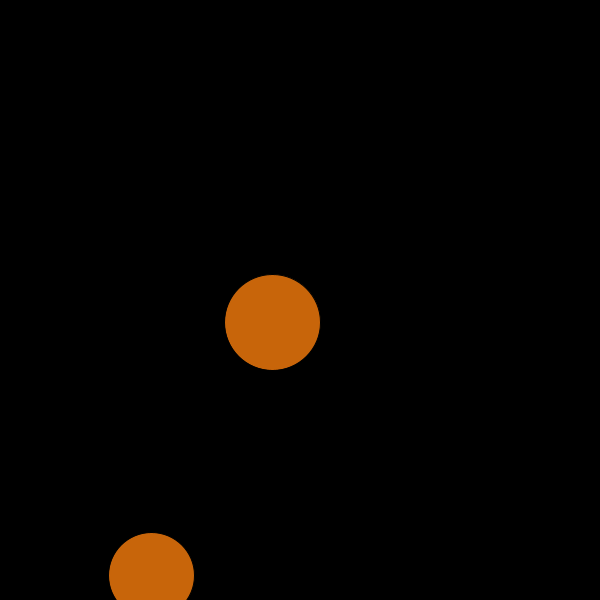
Frame 1 (no input)
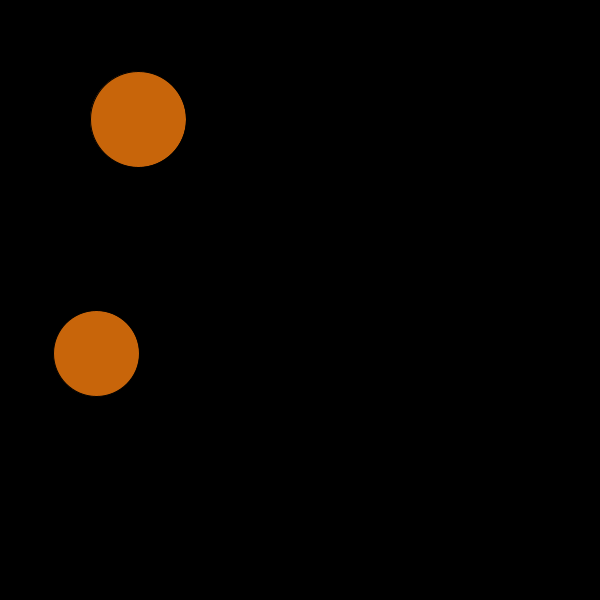
Frame 60 (the mouse pressed at the canvas centre just before this capture)
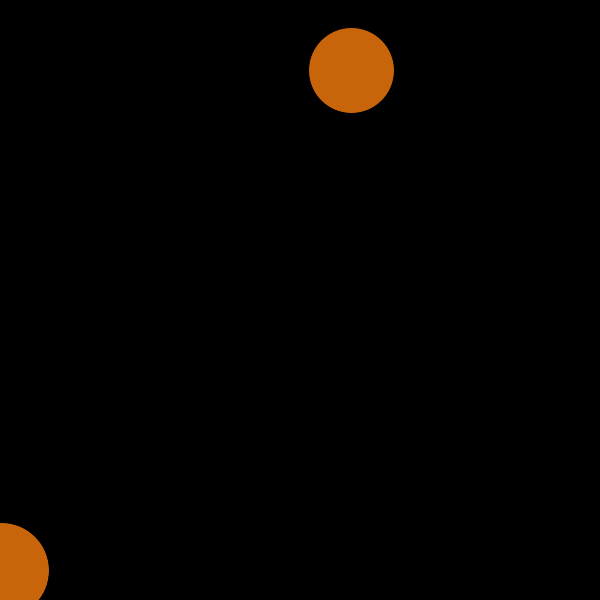
Frame 120 (the mouse held since frame 60 and released just before this capture)

The Processing sketch that drew these frames (run headless with seeded random() and noise(); from frame 60 on, the mouse is pressed at the canvas centre):

// Processing sketch: IntersectionTest
// ── IntersectionTest.pde


// Ball class aanmaken 
Balls ball1; 
Balls ball2; 


void setup() {
  size (600,600);
  smooth();

  ball1 = new Balls (random (30,50)); 
  ball2 = new Balls (random (40,65));   
}


void draw() {
  background (0);
  
  ball1.move(); 
  ball2.move(); 
  

   if (ball1.intersect (ball2)) {
     ball1.highlight(); 
     ball2.highlight(); 
   }
   
   ball1.display(); 
   ball2.display(); 
} 

  
  
  
    
  

// ── Balls.pde




class Balls 
{
     // Variabelen 
      float r; 
      float x,y; 
     float xspeed,yspeed; 
      color c = color (200,101,10);    
  
     // Constructor Functie 
     Balls (float radiusBall) 
     { 
       r = radiusBall;
       x = random(width); 
       y = random (height);    
      
       xspeed = (random (-10,10))+1; 
       yspeed = (random (-8,8))-1;  
     } 


    // Beweeg Functie 
    void move()
    { 
       x += (xspeed); 
       y += (yspeed);
  
 
      if (x < 0 || x > width)
      {
          xspeed *= -1; 
      }
     
     if (y < 0 || y > width)
      {
          yspeed *= -1; 
      }       
    }  
   
   
 void highlight () {
     c = color (200,10,100);    
 }  
  
    // Afbeelding Functie 
    void display()   
    {
      fill (c);
      ellipse (x,y,r*2,r*2); 
      c = color (200,101,10);  
    }
   
   
   // boalean 
   boolean intersect (Balls b) 
   {
       float distance = sqrt ((x-b.x)*(x-b.x) + (y-b.y)*(y-b.y));
       
        if (distance < r + b.r){
         return true; 
       } else {
         return false; 
       }       
        
   }
   
 
    
}
